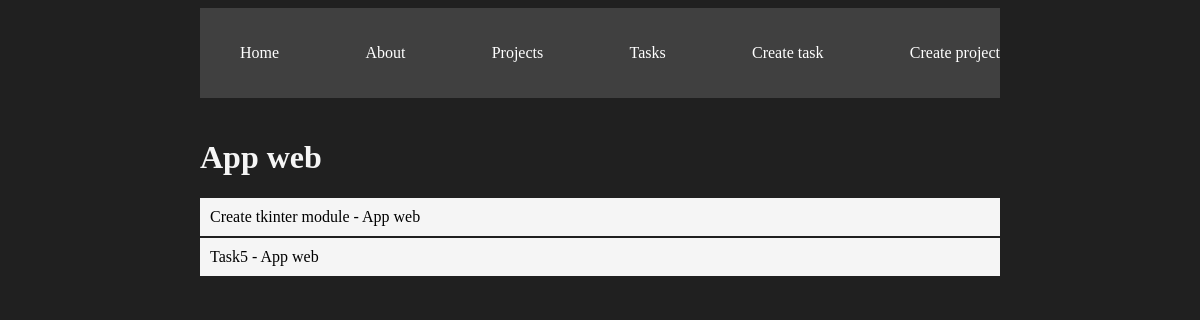
The app's page /projects/2, older data.
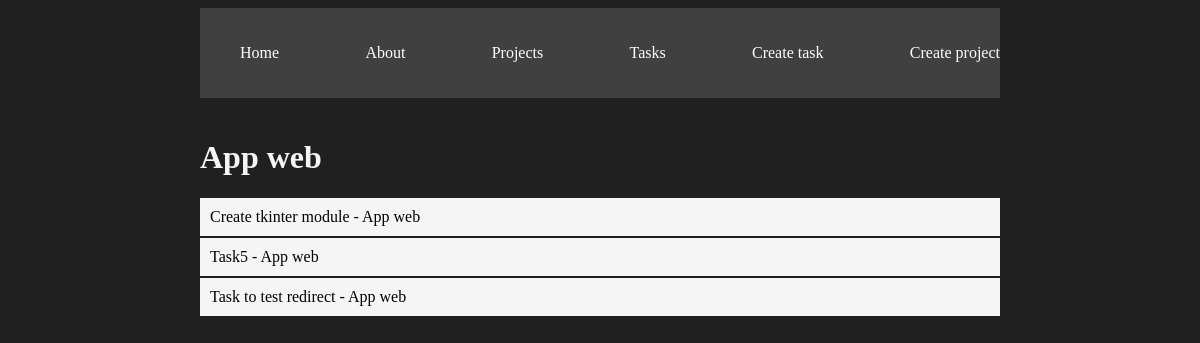
The same page, newer data.
### myapp/models.py (models this page shows)
class Task(models.Model):
    title = models.CharField(max_length=200)
    description = models.TextField()
    project = models.ForeignKey(Project, on_delete=models.CASCADE)
    done = models.BooleanField(default=False)
    def __str__(self):
        return self.title + " - " + self.project.name

class Project(models.Model):
    name = models.CharField(max_length=250)
    def __str__(self):
        return self.name

### myapp/views.py (the view)
# urls.py: path('projects/<int:id>', views.project_details, name="project_details"),
def project_details(request, id):
    project = get_object_or_404(Project, id=id)
    tasks = Task.objects.filter(project_id = id)
    return render(request, "project_details.html",{
        'project': project,
        'tasks':tasks
    })

### myapp/templates/project_details.html
{% extends "layouts/base.html" %}
{% block content %}
<h1>{{ project }}</h1>
{% for task in tasks %}
    <div class="card">
        <h|>{{task}}</h1>
    </div>
{% endfor %}
{% endblock %}

Row changes from the older to the newer data that the page shows:
added Task: title+project "Task to test redirect - App web"
